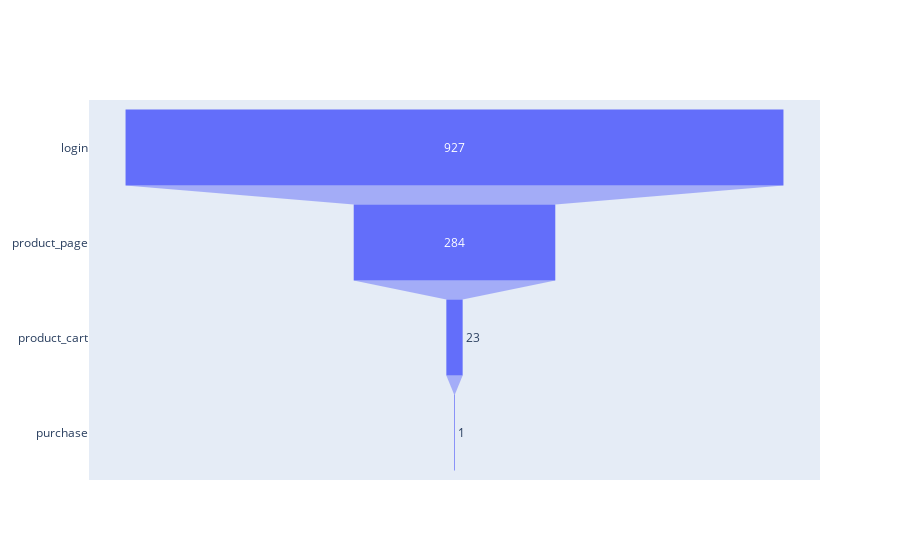

The code cell stored with this chart in its notebook:
### Code cell
# Graficamos embudo de secuencia de eventos del grupo B

events_B = ["login", "product_page", "product_cart", "purchase"]
n_events_B = [n_loginB, n_product_pageB, n_product_cartB, n_purchaseB]

fig_B = go.Figure(go.Funnel(y=events_B, x=n_events_B))
fig_B.show()

### Figure 1 — Plotly figure (JSON) as saved in the notebook; plotly's stock layout.template omitted (floating-point values rounded to 4 significant figures)
{"data": [{"type": "funnel", "x": [927, 284, 23, 1], "y": ["login", "product_page", "product_cart", "purchase"]}], "layout": {}}
